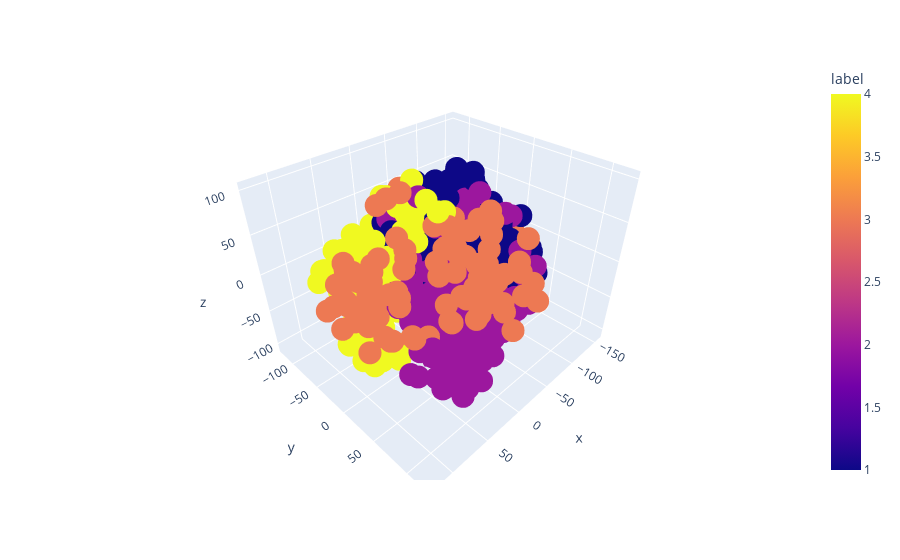

Notebook code cell kept with this figure:
### Code cell
color_sequence = px.colors.qualitative.Plotly
fig = px.scatter_3d(df, x='x', y='y', z='z', color='label', color_discrete_sequence=color_sequence, hover_data={
    'strings': True
})
fig.show()

### Figure 1 — Plotly figure (JSON) as saved in the notebook; plotly's stock layout.template omitted (floating-point values rounded to 4 significant figures; data arrays with more than 128 entries replaced by an {"elided": "..."} marker saying what was removed)
{"data": [{"customdata": {"elided": "791x1 str values"}, "hovertemplate": "x=%{x}<br>y=%{y}<br>z=%{z}<br>strings=%{customdata[0]}<br>label=%{marker.color}<extra></extra>", "legendgroup": "", "marker": {"color": {"elided": "791 int values"}, "coloraxis": "coloraxis", "symbol": "circle"}, "mode": "markers", "name": "", "scene": "scene", "showlegend": false, "type": "scatter3d", "x": {"elided": "791 float values"}, "y": {"elided": "791 float values"}, "z": {"elided": "791 float values"}}], "layout": {"coloraxis": {"colorbar": {"title": {"text": "label"}}, "colorscale": [[0, "#0d0887"], [0.1111, "#46039f"], [0.2222, "#7201a8"], [0.3333, "#9c179e"], [0.4444, "#bd3786"], [0.5556, "#d8576b"], [0.6667, "#ed7953"], [0.7778, "#fb9f3a"], [0.8889, "#fdca26"], [1, "#f0f921"]]}, "legend": {"tracegroupgap": 0}, "margin": {"t": 60}, "scene": {"domain": {"x": [0, 1], "y": [0, 1]}, "xaxis": {"title": {"text": "x"}}, "yaxis": {"title": {"text": "y"}}, "zaxis": {"title": {"text": "z"}}}}}
